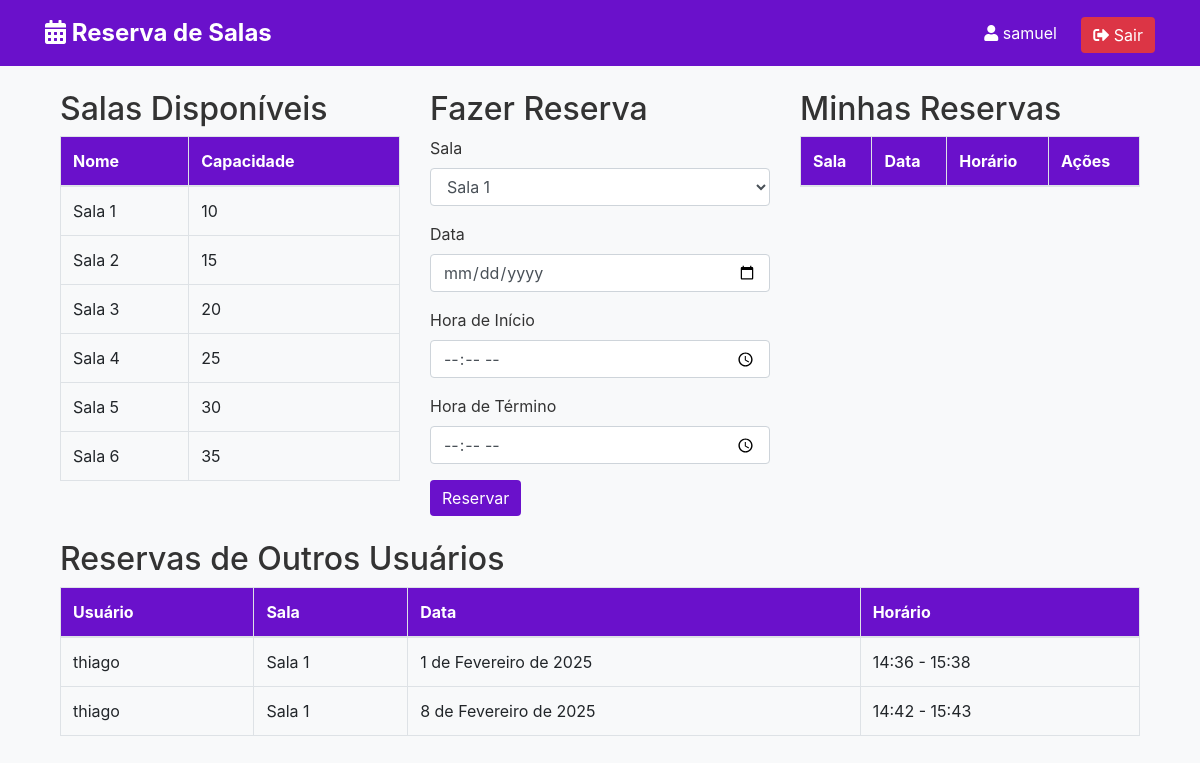
The app's page /dashboard/ (signed in), older data.
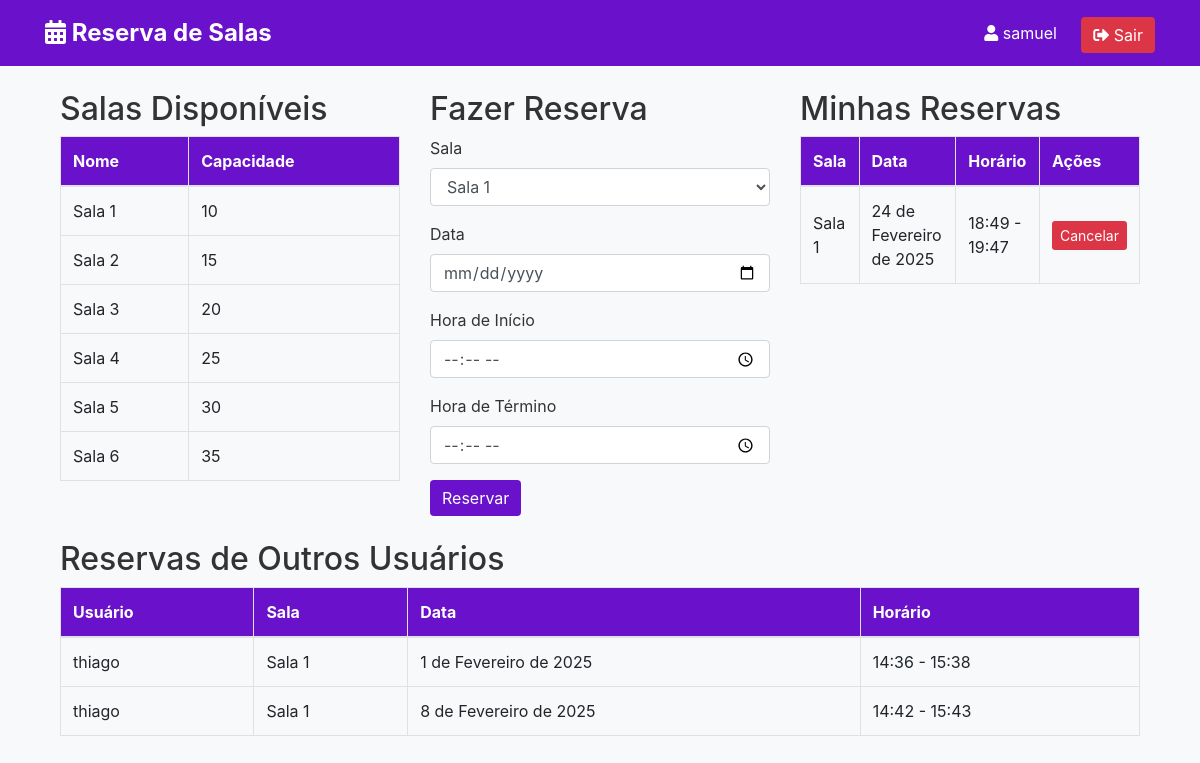
The same page, newer data.
### reservas/models.py (models this page shows, shortened)
class Sala(models.Model):
    nome = models.CharField(max_length=100, unique=True)
    capacidade = models.PositiveIntegerField()

class Reserva(models.Model):
    usuario = models.ForeignKey(User, on_delete=models.CASCADE)
    sala = models.ForeignKey(Sala, on_delete=models.CASCADE)
    data = models.DateField()
    hora_inicio = models.TimeField()
    hora_fim = models.TimeField()

### users/views.py (the view)
# urls.py: path('dashboard/', views.dashboard_view, name='dashboard'),
@login_required
def dashboard_view(request):
    if not request.user.is_authenticated:
        return redirect('login')
    salas = Sala.objects.all()
    minhas_reservas = Reserva.objects.filter(usuario=request.user)
    outras_reservas = Reserva.objects.exclude(usuario=request.user)
    return render(request, 'users/dashboard.html', {
        'user': request.user,
        'salas': salas,
        'minhas_reservas': minhas_reservas,
        'outras_reservas': outras_reservas,
    })

### users/templates/users/dashboard.html (shortened to what this page needs)
{% extends 'users/base.html' %}
{% block content %}
<div class="container mt-4">
    <div class="row">
        <div class="col-md-4">
            <h2>Salas Disponíveis</h2>
            <table class="table table-bordered">
                <thead>
                    <tr>
                        <th>Nome</th>
                        <th>Capacidade</th>
                    </tr>
                </thead>
                <tbody>
                    {% for sala in salas %}
                    <tr>
                        <td>{{ sala.nome }}</td>
                        <td>{{ sala.capacidade }}</td>
                    </tr>
                    {% endfor %}
                </tbody>
            </table>
        </div>
        <div class="col-md-4">
            <h2>Fazer Reserva</h2>
            <form method="post" action="{% url 'criar_reserva' %}">
                <div class="form-group">
                    <label for="sala">Sala</label>
                    <select class="form-control" id="sala" name="sala" required>
                        {% for sala in salas %}
                        <option value="{{ sala.id }}">{{ sala.nome }}</option>
                        {% endfor %}
                    </select>
                </div>
                <div class="form-group">
                    <label for="data">Data</label>
                    <input type="date" class="form-control" id="data" name="data" required>
                </div>
                <div class="form-group">
                    <label for="hora_inicio">Hora de Início</label>
                    <input type="time" class="form-control" id="hora_inicio" name="hora_inicio" required>
                </div>
                <div class="form-group">
                    <label for="hora_fim">Hora de Término</label>
                    <input type="time" class="form-control" id="hora_fim" name="hora_fim" required>
                </div>
                <button type="submit" class="btn btn-primary">Reservar</button>
            </form>
        </div>
        <div class="col-md-4">
            <h2>Minhas Reservas</h2>
            <table class="table table-bordered">
                <thead>
                    <tr>
                        <th>Sala</th>
                        <th>Data</th>
                        <th>Horário</th>
                        <th>Ações</th>
                    </tr>
                </thead>
                <tbody>
                    {% for reserva in minhas_reservas %}
                    <tr>
                        <td>{{ reserva.sala.nome }}</td>
                        <td>{{ reserva.data }}</td>
                        <td>{{ reserva.hora_inicio }} - {{ reserva.hora_fim }}</td>
                        <td>
                            <form method="post" action="{% url 'cancelar_reserva' reserva.id %}" style="display:inline;">
                                <button type="submit" class="btn btn-danger btn-sm">Cancelar</button>
                            </form>
                        </td>
                    </tr>
                    {% endfor %}
                </tbody>
            </table>
        </div>
    </div>
    <div class="row mt-4">
        <div class="col-md-12">
            <h2>Reservas de Outros Usuários</h2>
            <table class="table table-bordered">
                <thead>
                    <tr>
                        <th>Usuário</th>
                        <th>Sala</th>
                        <th>Data</th>
                        <th>Horário</th>
                    </tr>
                </thead>
                <tbody>
                    {% for reserva in outras_reservas %}
                    <tr>
                        <td>{{ reserva.usuario.username }}</td>
                        <td>{{ reserva.sala.nome }}</td>
                        <td>{{ reserva.data }}</td>
                        <td>{{ reserva.hora_inicio }} - {{ reserva.hora_fim }}</td>
                    </tr>
                    {% endfor %}
                </tbody>
            </table>
        </div>
    </div>
</div>
{% endblock %}

### users/templates/users/base.html (shortened to what this page needs)
<!DOCTYPE html>
<html lang="en">
<head>
    <link href="https://stackpath.bootstrapcdn.com/bootstrap/4.5.2/css/bootstrap.min.css" rel="stylesheet">
    <link href="https://cdnjs.cloudflare.com/ajax/libs/font-awesome/5.15.4/css/all.min.css" rel="stylesheet">
</head>
<body>
    <nav class="navbar">
        <div class="container">
            <span class="navbar-brand">
                <i class="fas fa-calendar-alt"></i> Reserva de Salas
            </span>
            <div class="ml-auto">
                <span class="navbar-text">
                    <i class="fas fa-user"></i> {{ user.username }}
                </span>
                <a href="{% url 'logout' %}" class="btn btn-danger">
                    <i class="fas fa-sign-out-alt"></i> Sair
                </a>
            </div>
        </div>
    </nav>
    <div class="container mt-4">
        {% block content %}
        {% endblock %}
    </div>
</body>
</html>

### users/templates/users/base.html (style rules this page uses)
body { background: #f8f9fa; color: #333; }
.navbar { background: #6a11cb; color: #fff; padding: 10px 0; }
.navbar-brand { font-weight: bold; font-size: 1.5rem; }
.navbar-text { margin-right: 20px; }
.btn-danger { background: #dc3545; border: none; transition: background 0.3s ease; }
.table th { background: #6a11cb; color: #fff; }
.table td { vertical-align: middle; }
.btn-primary { background: #6a11cb; border: none; transition: background 0.3s ease; }

Row changes from the older to the newer data that the page shows:
added Reserva: sala.nome "Sala 1", data "24 de Fevereiro de 2025", hora_inicio "18:49", hora_fim "19:47", shown under "Minhas Reservas"
